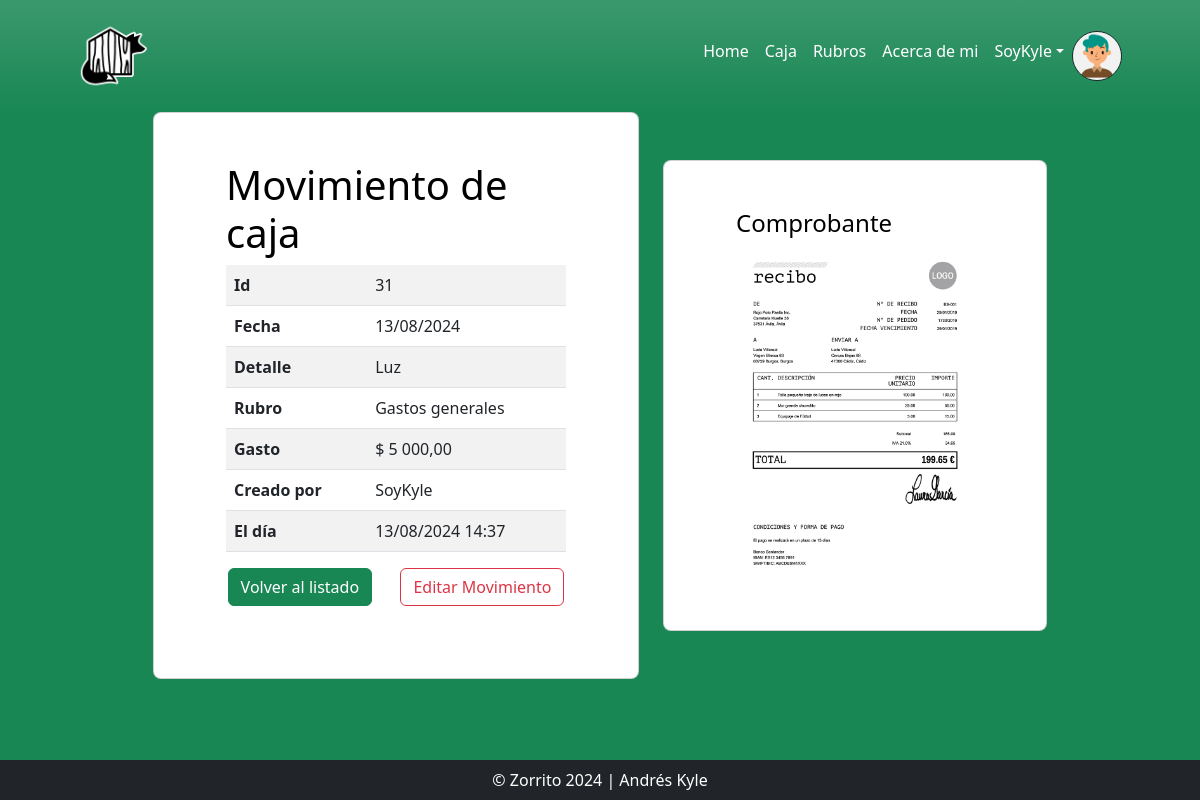
Screenshot of /movimientos_detail/31/ (signed in) with the database file from the repository.
### users/models.py (models this page shows, shortened)
class Imagen(models.Model):
    user = models.OneToOneField(User, on_delete=models.CASCADE, null=True)
    imagen = models.ImageField(upload_to='avatares', null=True, blank = True)

### AppZorro/models.py (models this page shows)
class CajaPesos(models.Model):
    fecha = models.DateField(default=date.today)
    rubro = models.ForeignKey(Rubros, null=True, on_delete=models.SET_NULL)
    detalle = models.CharField(max_length=60)
    ingreso = models.FloatField(default=0)
    egreso = models.FloatField(default=0)
    comprobante = models.ImageField(upload_to='comprobantes', null=True, blank = True)
    autor = models.ForeignKey(settings.AUTH_USER_MODEL, on_delete=models.CASCADE, null=True, blank = True)
    action_time = models.DateTimeField(auto_now=True)

class Rubros(models.Model):
    titulo = models.CharField(max_length=30)
    def __str__(self):
        return f"{self.titulo}"

### AppZorro/views.py (the view)
# urls.py: path('movimientos_detail/<int:pk>/', views.MovimientosDetailView.as_view(), name="Detalles"),
class MovimientosDetailView(LoginRequiredMixin, DetailView):
    model = CajaPesos

### AppZorro/templates/AppZorro/CajaPesos_detail.html (shortened to what this page needs)
{% extends 'AppZorro/base.html' %}
{% load static %}
{% block main %}
<div id="todo" class="row d-flex justify-content-center align-items-center h-100">
  <div class="col-xl-5">
      <div class="card rounded-3 text-black">
          <div class="card-body p-md-5 mx-md-4">
              <h3 class="display-6">Movimiento de caja</h3>
                  <table class="table table-striped">
                      <tbody>
                        <tr>
                          <th scope="row">Id</th>
                          <td>{{ object.id }}</td>
                        </tr>
                        <tr>
                          <th scope="row">Fecha</th>
                          <td>{{ object.fecha|date:"d/m/Y" }}</td>
                        </tr>
                        <tr>
                          <th scope="row">Detalle</th>
                          <td>{{ object.detalle }}</td>
                        </tr>
                        <tr>
                          <th scope="row">Rubro</th>
                          <td>{{ object.rubro }}</td>
                        </tr>
                        <tr>
                          {% if object.egreso > 0 %}
                          <th scope="row">Gasto</th>
                          <td>$ {{ object.egreso|floatformat:"2g" }}</td>
                          {% endif %}
                        </tr>
                        <tr>
                          <th scope="row">Creado por</th>
                          <td>{{ object.autor }}</td>
                        </tr>
                        <tr>
                          <th scope="row">El día</th>
                          <td>{{ object.action_time|date:'d/m/Y H:i' }}</td>
                        </tr>
                      </tbody>
                  </table>
                  <div class="d-flex align-items-center justify-content-center pb-4">
                    <a type="button"  class="btn btn-success btn-me" href="{% url 'Movimientos' %}">Volver al listado</a>
                    <a type="button" class="btn btn-outline-danger" href="{% url 'EditarMovimiento' object.id %}">Editar Movimiento</a>
                  </div>
              </div>
          </div>
      </div>
      <div class="col-xl-4">
          <div class="card rounded-3 text-black">
              <div class="card-body p-md-5 mx-md-4">
                  <h4 >Comprobante</h4>
                  {% if object.comprobante %}
                      <img src="{{object.comprobante.url}}" alt="" class="img-fluid">
                  {% else %}
                      <p>No se registran comprobantes</p>
                  {% endif %}
              </div>
          </div>
      </div>
  </div>
{% endblock main %}

### AppZorro/templates/AppZorro/base.html (shortened to what this page needs)
<!DOCTYPE html>
{% load static %}
<html lang="es">
    <head>
        <link href="https://cdn.jsdelivr.net/npm/bootstrap-icons@1.4.1/font/bootstrap-icons.css" rel="stylesheet" />
        <link href="{% static 'AppZorro/css/styles.css' %}" rel="stylesheet" />
    </head>
    <body class="h-100 bg-success ">
        <nav class="navbar navbar-expand-xl p-3 navbar-dark navbar-gradient bg-gradient">
            <div class="container px-lg-5">
                <a class="navbar-brand" href="{% url 'Inicio' %}"><img src="{% static 'AppZorro/assets/img/logo.png' %}" alt="" height="70px"></a>
                <div class="collapse navbar-collapse" id="navbarSupportedContent">
                    <ul class="navbar-nav ms-auto mb-2 mb-lg-0">
                        <li class="nav-item"><a class="nav-link active" aria-current="page" href="{% url 'Inicio' %}">Home</a></li>
                        <li class="nav-item"><a class="nav-link active" aria-current="page" href="{% url 'Movimientos' %}">Caja</a></li>
                        <li class="nav-item"><a class="nav-link active" aria-current="page" href="{% url 'Rubros' %}">Rubros</a></li>
                        <li class="nav-item"><a class="nav-link active" href="{% url 'About' %}">Acerca de mi</a></li>
                        {% if request.user.is_authenticated %}
                            <li class="nav-item dropdown">
                            <a class="nav-link active dropdown-toggle" href="#" id="navbarDropdownMenuLink" data-bs-toggle="dropdown" aria-haspopup="true" aria-expanded="false">{{ request.user.username }}</a>
                            </li>
                            <img src="{{request.user.imagen.imagen.url}}" alt="" class="rounded-circle border border-dark" height="50px">
                        {% else %}
                        <li class="nav-item"><a class="nav-link active" href="{% url 'Login' %}">Acceder</a></li>
                        {% endif %}
                    </ul>
                </div>
            </div>
        </nav>
        {% block main %}
        {% endblock main %}
        <div class="fixed-bottom">
            <footer class="py-1 bg-dark">
                <div class="container"><p class="m-1 text-center text-white">&copy; Zorrito 2024 | Andrés Kyle</p></div>
            </footer>
        </div>
    </body>
</html>

### rows the page displays
CajaPesos: id "31", fecha "13/08/2024", detalle "Luz", rubro "Gastos generales", egreso "5 000,00", autor "SoyKyle", action_time "13/08/2024 14:37", comprobante (picture)

### other values shown
{{ request.user.username }} "SoyKyle"
